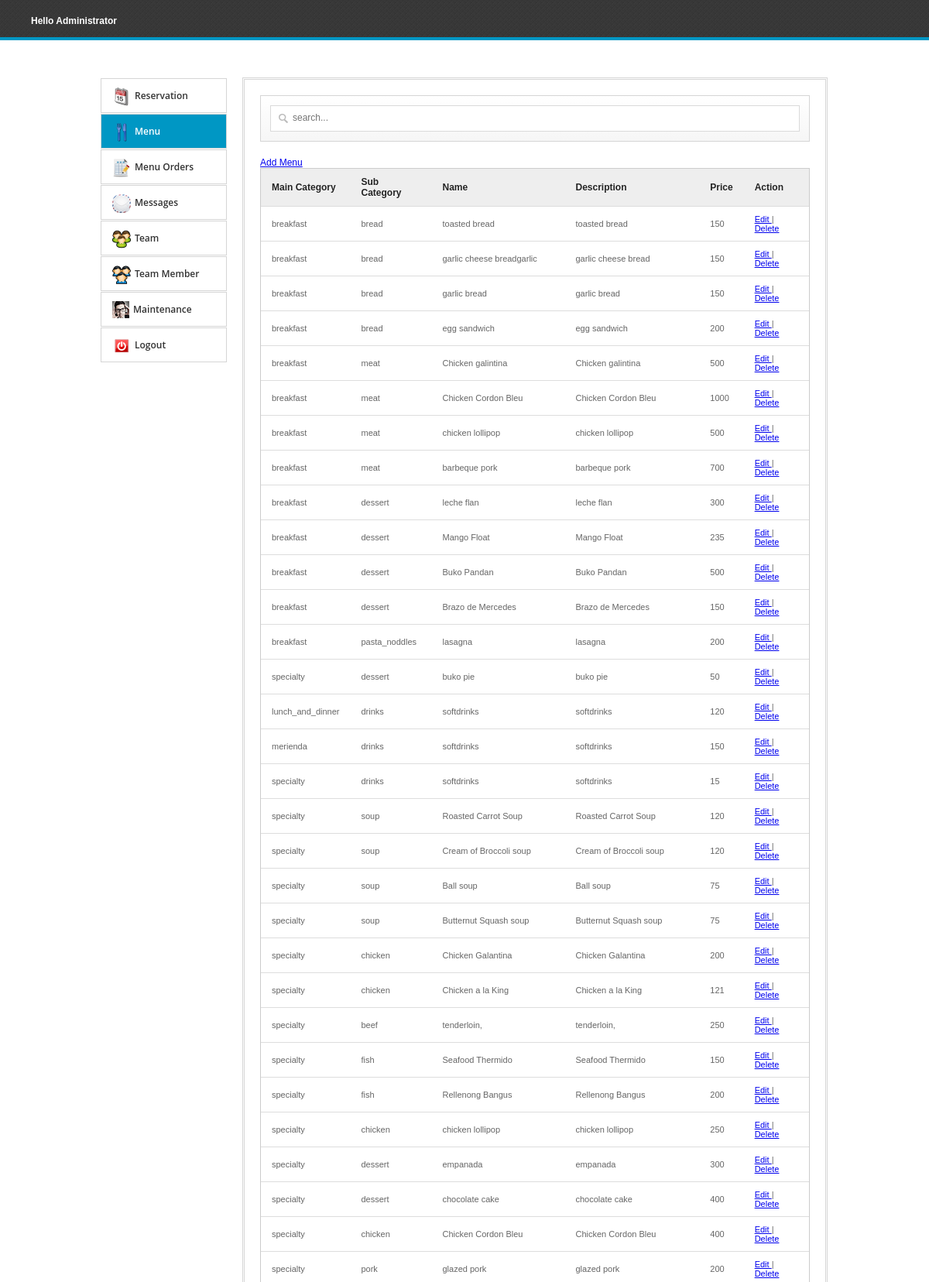
Page /admin/menu.php (signed in, upper part) on the committed database.
### tables this page shows
CREATE TABLE IF NOT EXISTS `menu` (
  `id` int(11) NOT NULL AUTO_INCREMENT,
  `mcat` varchar(100) NOT NULL,
  `scat` varchar(100) NOT NULL,
  `name` varchar(100) NOT NULL,
  `description` varchar(500) NOT NULL,
  `price` varchar(10) NOT NULL,
  `image` varchar(100) NOT NULL,
  PRIMARY KEY (`id`)
);

### admin/menu.php (the view, shortened to what this page needs)
<html>
<head>
<link rel="stylesheet" href="admin.css">
<link href="src/facebox.css" media="screen" rel="stylesheet" type="text/css" />
</head>
<body>
	<div id="top">
		<div class="logo">
			 <span style="float:right; color:#FFFFFF; font-weight:bold; display: inline-block; padding: 20px 0 0 20px;">Hello Administrator</span>
		</div>
	</div>
	<div class="container  clearfix">
		<div class="one-third1 column">
			<ul>
				<li><a href="index.php"><img alt="" src="img/home.png"><span>Reservation</span></a></li>
				<li class="active"><a href="menu.php"><img alt="" src="img/page.png"><span>Menu</span></a></li>
				<li><a href="menuorders.php"><img alt="" src="img/menuorder.png"><span>Menu Orders</span></a></li>
				<li><a href="suggestions.php"><img alt="" src="img/mesage.png"><span>Messages</span></a></li>
				<li><a href="team.php"><img alt="" src="img/team.png"><span>Team</span></a></li>
				<li><a href="teammember.php"><img alt="" src="img/user.png"><span>Team Member</span></a></li>
				<li><a href="adminaccount.php"><img alt="" src="img/userpic.png"><span>Maintenance</span></a></li>
				<li><a href="../index.php"><img alt="" src="img/logout.png"><span>Logout</span></a></li>
			</ul>
		</div>
		<div class="two-thirds1 column">
			<div class="thewraper">
			<div id="formdesign"><input type="text" name="filter" value="" id="filter" placeholder="search..." autocomplete="off" /></div>
			<a rel="facebox" href="addmenu.php"> Add Menu </a>
			<table id="resultTable" data-responsive="table">
				<thead>
					<tr>
						<th> Main Category </th>
						<th> Sub Category </th>
						<th> Name </th>
						<th> Description </th>
						<th> Price </th>
						<th> Action </th>
					</tr>
				</thead>
				<tbody>
					<?php
						include('../connect.php');
						$result = $db->prepare("SELECT * FROM menu ORDER BY id DESC");
						$result->execute();
						for($i=0; $row = $result->fetch(); $i++){
					?>
					<tr class="record">
						<td><?php echo $row['mcat']; ?></td>
						<td><?php echo $row['scat']; ?></td>
						<td><?php echo $row['name']; ?></td>
						<td><?php echo $row['description']; ?></td>
						<td><?php echo $row['price']; ?></td>
						<td><a rel="facebox" href="editmenu.php?id=<?php echo $row['id']; ?>"> Edit </a> | <a href="#" id="<?php echo $row['id']; ?>" class="delbutton" title="Click To Delete">Delete</a></td>
					</tr>
					<?php
						}
					?>
				</tbody>
			</table>
			</div>
		</div>
	</div>
</body>
</html>

### admin/admin.css (style rules this page uses)
* { -moz-transition: width 1s ease-in-out, left 1.5s ease-in-out; -webkit-transition: width 1s ease-in-out, left 1.5s ease-in-out; -moz-transition: width 1s ease-in-out, left 1.5s ease-in-out; -o-transition: width 1s ease-in-out, left 1.5s ease-in-out; transition: width 1s ease-in-out, left 1.5s ease-in-out; }
body { margin: 0; color: #555555; font-family: Arial,Helvetica,sans-serif; font-size: 12px; }
#top { border-bottom: 4px solid #0097C4; height: 48px; background: url("img/dark.png") repeat scroll 0 0 rgba(0, 0, 0, 0); margin-bottom: 48px; }
.logo { float: left; width: auto; margin-left: 20px; }
.one-third1 ul { height: auto; margin: 0; padding: 0; list-style: none outside none; }
.one-third1 ul li { margin-top: 1px; position: relative; line-height: 20px; }
.active { background: none repeat scroll 0 0 #0097C4; }
.active a { color: #ffffff !important; }
.one-third1 ul li a { border: 1px solid #D5D5D5; color: #333333; display: block; font-family: 'Open Sans',sans-serif; font-size: 12px; font-weight: 600; padding: 11px 14px; text-decoration: none; }
.one-third1 ul li a img { float: left; margin-right: 5px; }
.one-third1 ul li a span { display: block; white-space: nowrap; margin-top: 1px; }
#formdesign { background: linear-gradient(to bottom, #FFFFFF 0%, #F6F6F6 100%) repeat scroll 0 0 rgba(0, 0, 0, 0); border: 1px solid #D5D5D5; padding: 12px; position: relative; margin: 20px 0; }
#filter { -moz-box-sizing: border-box; background: url("img/big_search.png") no-repeat scroll 10px 10px #FFFFFF; box-shadow: none; display: block; font-size: 12px; height: 34px; margin: 0; padding: 9px 140px 9px 28px; width: 100%; border: 1px solid #DADADA; transition: border 0.2s linear 0s, box-shadow 0.2s linear 0s; padding-top: 6px; }
table { border-collapse: separate; background-color: #FFFFFF; border-spacing: 0; max-width: 100%; }
#resultTable { color: #666666; text-shadow: 0 1px 0 #FFFFFF; width: 100%; border: 1px solid #CCCCCC; box-shadow: 0 5px 5px -5px rgba(0, 0, 0, 0.3); }
#resultTable thead tr th { background: none repeat scroll 0 0 #EEEEEE; color: #222222; padding: 10px 14px; text-align: left; border-top: 0 none; font-size: 12px; }
#resultTable tbody tr td { background-color: #FFFFFF; font-size: 11px; text-align: left; padding: 10px 14px; border-top: 1px solid #DDDDDD; }
.container .column, .container .columns { float: left; display: inline; margin-left: 10px; margin-right: 10px; }
.container { position: relative; width: 960px; margin: 0 auto; padding: 0; }
.container .one-third1.column { width: 163px; }
.container .two-thirds1.column { width: 750px; border: double #D5D5D5; padding-bottom: 20px; }
.thewraper { margin: 0 20px; }
input { border: 1px solid #000000; width: 270px; padding: 5px; margin-bottom: 10px; }
.container:after { content: "\0020"; display: block; height: 0; clear: both; visibility: hidden; }
.clearfix:before, .clearfix:after, .row:before, .row:after { content: '\0020'; display: block; overflow: hidden; visibility: hidden; width: 0; height: 0; }
.row:after, .clearfix:after { clear: both; }
.row, .clearfix { zoom: 1; }

### rows in the picture
menu: mcat "breakfast", scat "bread", name "toasted bread", description "toasted bread", price "150"
menu: mcat "breakfast", scat "bread", name "garlic cheese breadgarlic", description "garlic cheese bread", price "150"
menu: mcat "breakfast", scat "bread", name "garlic bread", description "garlic bread", price "150"
menu: mcat "breakfast", scat "bread", name "egg sandwich", description "egg sandwich", price "200"
menu: mcat "breakfast", scat "meat", name "Chicken galintina", description "Chicken galintina", price "500"
menu: mcat "breakfast", scat "meat", name "Chicken Cordon Bleu", description "Chicken Cordon Bleu", price "1000"
menu: mcat "breakfast", scat "meat", name "chicken lollipop", description "chicken lollipop", price "500"
menu: mcat "breakfast", scat "meat", name "barbeque pork", description "barbeque pork", price "700"
menu: mcat "breakfast", scat "dessert", name "leche flan", description "leche flan", price "300"
menu: mcat "breakfast", scat "dessert", name "Mango Float", description "Mango Float", price "235"
menu: mcat "breakfast", scat "dessert", name "Buko Pandan", description "Buko Pandan", price "500"
menu: mcat "breakfast", scat "dessert", name "Brazo de Mercedes", description "Brazo de Mercedes", price "150"
menu: mcat "breakfast", scat "pasta_noddles", name "lasagna", description "lasagna", price "200"
menu: mcat "specialty", scat "dessert", name "buko pie", description "buko pie", price "50"
menu: mcat "lunch_and_dinner", scat "drinks", name "softdrinks", description "softdrinks", price "120"
menu: mcat "merienda", scat "drinks", name "softdrinks", description "softdrinks", price "150"
menu: mcat "specialty", scat "drinks", name "softdrinks", description "softdrinks", price "15"
menu: mcat "specialty", scat "soup", name "Roasted Carrot Soup", description "Roasted Carrot Soup", price "120"
menu: mcat "specialty", scat "soup", name "Cream of Broccoli soup", description "Cream of Broccoli soup", price "120"
menu: mcat "specialty", scat "soup", name "Ball soup", description "Ball soup", price "75"
menu: mcat "specialty", scat "soup", name "Butternut Squash soup", description "Butternut Squash soup", price "75"
menu: mcat "specialty", scat "chicken", name "Chicken Galantina", description "Chicken Galantina", price "200"
menu: mcat "specialty", scat "chicken", name "Chicken a la King", description "Chicken a la King", price "121"
menu: mcat "specialty", scat "beef", name "tenderloin,", description "tenderloin,", price "250"
menu: mcat "specialty", scat "fish", name "Seafood Thermido", description "Seafood Thermido", price "150"
menu: mcat "specialty", scat "fish", name "Rellenong Bangus", description "Rellenong Bangus", price "200"
menu: mcat "specialty", scat "chicken", name "chicken lollipop", description "chicken lollipop", price "250"
menu: mcat "specialty", scat "dessert", name "empanada", description "empanada", price "300"
menu: mcat "specialty", scat "dessert", name "chocolate cake", description "chocolate cake", price "400"
menu: mcat "specialty", scat "chicken", name "Chicken Cordon Bleu", description "Chicken Cordon Bleu", price "400"
menu: mcat "specialty", scat "pork", name "glazed pork", description "glazed pork", price "200"
